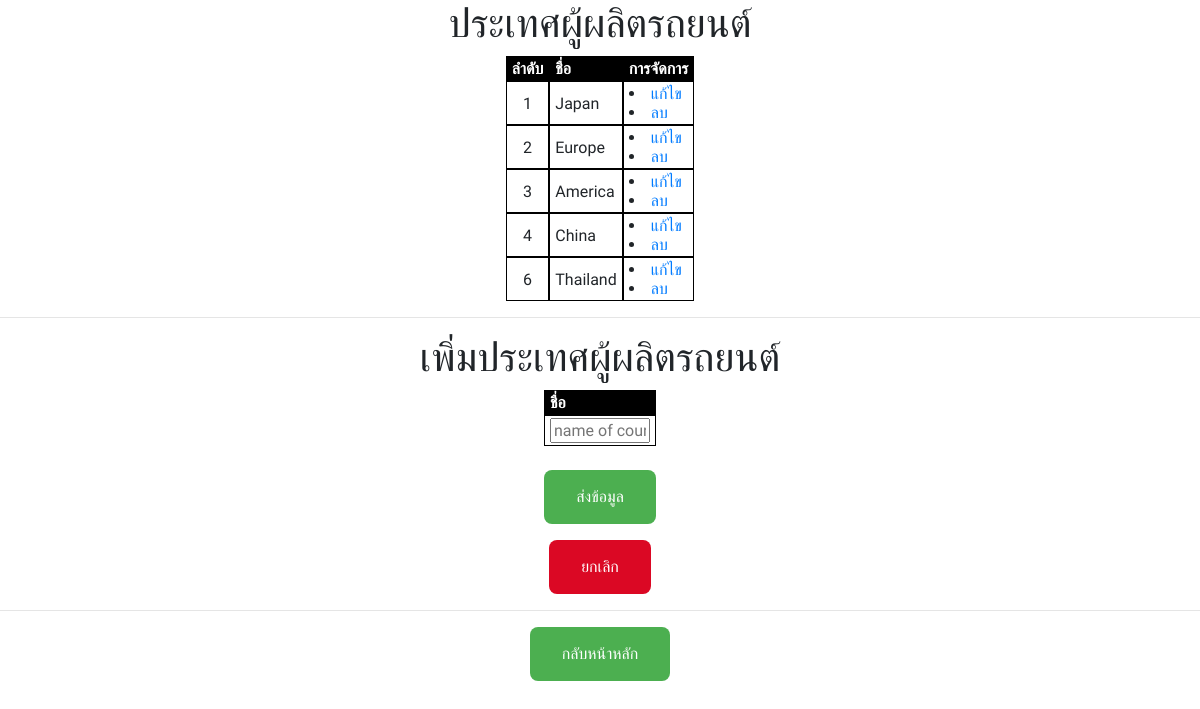
Screenshot of /car_country.php with the database file from the repository.
### tables this page shows
CREATE TABLE `in_carscountry` (
  `cc_id` int(11) NOT NULL,
  `cc_name` varchar(500) NOT NULL,
  `creatdate` datetime NOT NULL,
  `updatedate` timestamp NOT NULL DEFAULT CURRENT_TIMESTAMP ON UPDATE CURRENT_TIMESTAMP
);

### car_country.php (the view, shortened to what this page needs)
<html lang="en">
<head>
<?php
    include 'header.php';
    ?>
</head>
<body>
<?php
      include 'condb.php';
      ?>
       <table class = my-table>
              <h1 style = "text-align: center">ประเทศผู้ผลิตรถยนต์</h1>
              <tr>
              <th>ลำดับ</th>
              <th>ชื่อ</th>
              <th>การจัดการ</th>
              </tr>
              <?php
               $sql_string = "SELECT * FROM in_carscountry WHERE 1";
               $result = $conn->query($sql_string);
               while ($row = $result->fetch_assoc()) {
              ?>
                <tr><td style = "text-align: center" ><?=$row["cc_id"]?></td>
                <td><?=$row["cc_name"]?></td>
                <td>
                <li><a href="carcountry_edit.php?id=<?= $row["cc_id"]?>"  >แก้ไข</a>
                <li><a href="carcountry_delete.php?id=<?= $row["cc_id"]?>"  >ลบ</a>
              </li></td>
              <?php
               }
              ?>
              </tr></table>
              <hr>
        <form action="?" method = "post" class= "ed-tb">
        <table class = my-table>
              <h1 style = "text-align: center">เพิ่มประเทศผู้ผลิตรถยนต์</h1>
              <tr>
              <th>ชื่อ</th>
              </tr>
              <td><input class ="input" type="text" name="cc_name" value ="" placeholder = "name of country" ></td>
        </table>
        <br>
              <button class = button_3  type="submit" name="button">
                ส่งข้อมูล
              </button>
    </form>
    <form action = "car_country.php">
    <button class = button_4  type="submit" name="button">
    ยกเลิก
    </button> </form>
    <hr>
    <form action = "car_complete.php">
    <button class = button_3  type="submit" name="button">
    กลับหน้าหลัก
    </button> </form>
</body>
</html>

### style.php (style rules this page uses)
body { font-family: 'Sarabun', sans-serif; }
.my-table { width: auto; border-spacing: 0px; border-collapse: separate; margin-left: auto; margin-right: auto; }
.my-table tr td, .my-table tr th { border: 1px solid #000; padding: 2px 5px; }
.my-table tr th { background-color: #000; color: #fff; }
.button_4 { font-family: 'Sarabun', sans-serif; background-color: #db0824; border: none; color: white; padding: 15px 32px; text-align: center; text-decoration: none; display: block; font-size: 16px; margin:0 auto; cursor: pointer; }
.button_3 { border-radius: 8px; }
.button_4 { border-radius: 8px; }
.ed-tb input[type="text"],input[type="number"] { font-family: 'Sarabun', sans-serif; width: 100px; border-spacing: 0px; border-collapse: separate; }
.button_3 { font-family: 'Sarabun', sans-serif; background-color: #4CAF50; border: none; color: white; padding: 15px 32px; text-align: center; text-decoration: none; display: block; font-size: 16px; margin:0 auto; cursor: pointer; width: auto; }
input { display: block; margin: 0 auto; }

### rows the page displays
in_carscountry: cc_id "1", cc_name "Japan"
in_carscountry: cc_id "2", cc_name "Europe"
in_carscountry: cc_id "3", cc_name "America"
in_carscountry: cc_id "4", cc_name "China"
in_carscountry: cc_id "6", cc_name "Thailand"
